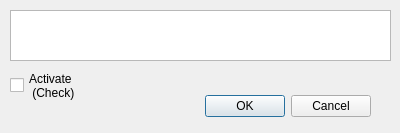
<?xml version="1.0" encoding="UTF-8"?>
<ui version="4.0">
 <class>vector_selectbypoint</class>
 <widget class="QDialog" name="vector_selectbypoint">
  <property name="geometry">
   <rect>
    <x>0</x>
    <y>0</y>
    <width>400</width>
    <height>133</height>
   </rect>
  </property>
  <property name="windowTitle">
   <string>vector_selectbypoint</string>
  </property>
  <widget class="QDialogButtonBox" name="buttonBox">
   <property name="geometry">
    <rect>
     <x>30</x>
     <y>90</y>
     <width>341</width>
     <height>32</height>
    </rect>
   </property>
   <property name="orientation">
    <enum>Qt::Horizontal</enum>
   </property>
   <property name="standardButtons">
    <set>QDialogButtonBox::Cancel|QDialogButtonBox::Ok</set>
   </property>
  </widget>
  <widget class="QTextBrowser" name="txtFeedback">
   <property name="geometry">
    <rect>
     <x>10</x>
     <y>10</y>
     <width>381</width>
     <height>51</height>
    </rect>
   </property>
  </widget>
  <widget class="QCheckBox" name="chkActivate">
   <property name="geometry">
    <rect>
     <x>10</x>
     <y>70</y>
     <width>89</width>
     <height>31</height>
    </rect>
   </property>
   <property name="text">
    <string>Activate
 (Check)</string>
   </property>
  </widget>
 </widget>
 <resources/>
 <connections>
  <connection>
   <sender>buttonBox</sender>
   <signal>accepted()</signal>
   <receiver>vector_selectbypoint</receiver>
   <slot>accept()</slot>
   <hints>
    <hint type="sourcelabel">
     <x>248</x>
     <y>254</y>
    </hint>
    <hint type="destinationlabel">
     <x>157</x>
     <y>274</y>
    </hint>
   </hints>
  </connection>
  <connection>
   <sender>buttonBox</sender>
   <signal>rejected()</signal>
   <receiver>vector_selectbypoint</receiver>
   <slot>reject()</slot>
   <hints>
    <hint type="sourcelabel">
     <x>316</x>
     <y>260</y>
    </hint>
    <hint type="destinationlabel">
     <x>286</x>
     <y>274</y>
    </hint>
   </hints>
  </connection>
 </connections>
</ui>
